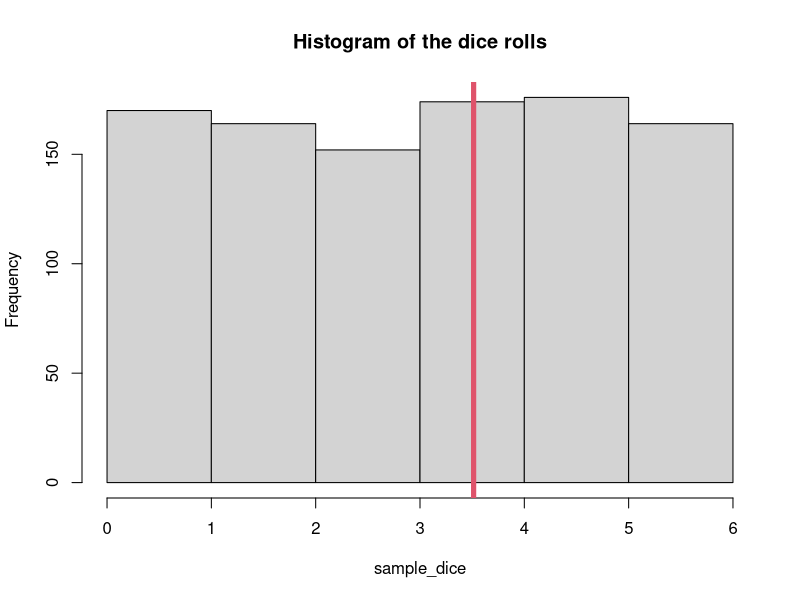
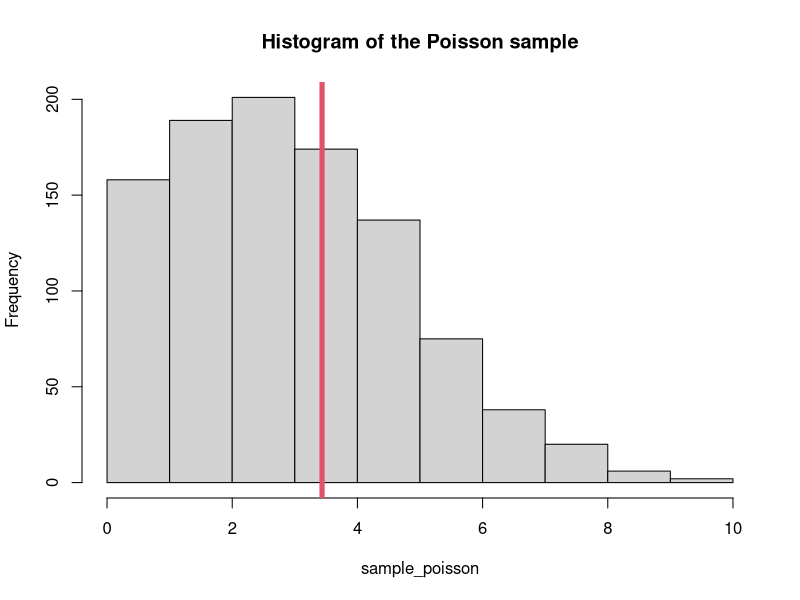

Source code (R) for these figures, in order:
## STAT 230 - Section 2
## Spring 2022
## Lecture 20
## By Erik Hintz

set.seed(1) # fixes all randomness

## Sample realizations from the discrete uniform 
## distributin on {1,2,...,6} ("roll a fair die")

n <- 1000 # sample size
## We sample from the numbers 1:6, n times, with replacement
sample_dice <- sample(1:6, size = n, replace = TRUE)
## 'mysample' is now a vector of 1000 die rolls:
sample_dice

## We can compute the *sample mean* of 'sample_dice'
xbar_dice <- mean(sample_dice)
xbar_dice # close to 3.5!

## Sample realizations from a Poisson(3.5) distribution
sample_poisson <- rpois(n, lambda = 3.5)
sample_poisson

## We can compute the *sample mean* of 'sample_poisson'
xbar_poisson <- mean(sample_poisson)
xbar_poisson # also close to 3.5!

## => discrete uniform and Poisson(3.5) have the same mean
## (which we already knew!)

## We can see that they are still vastly different distributions by looking
## at a *histogram*

hist(sample_dice, breaks = 0:6, main = "Histogram of the dice rolls")
abline(v = xbar_dice, col = 2, lwd = 5)

hist(sample_poisson, main = "Histogram of the Poisson sample")
abline(v = xbar_poisson, col = 2, lwd = 5)
